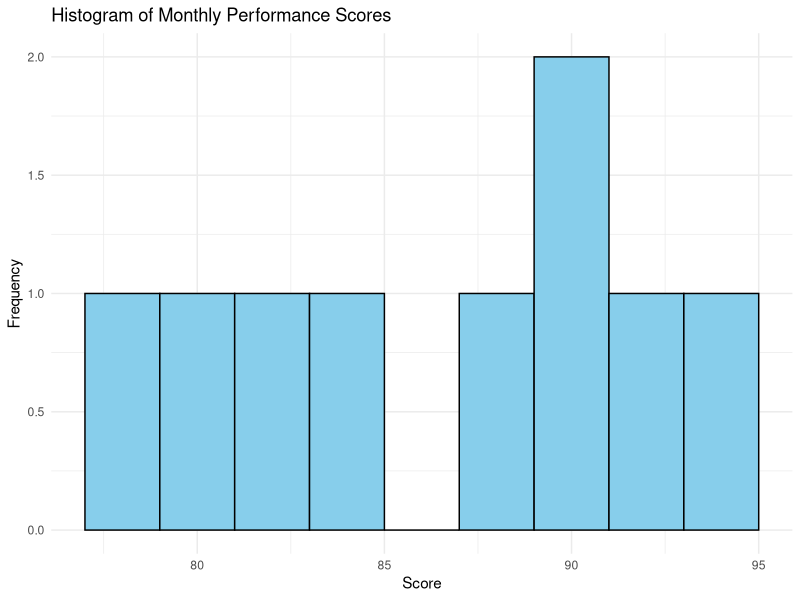

Here is the R script that generated this plot:
# Load necessary library
library(ggplot2)

# Create the dataset
data <- data.frame(
  Month = rep(c("Jan", "Feb", "Mar"), each = 3),
  Employee = rep(c("A", "B", "C"), 3),
  Score = c(85, 90, 78, 88, 92, 80, 90, 94, 82)
)

# Plot the histogram
ggplot(data, aes(x = Score)) +
  geom_histogram(binwidth = 2, fill = "skyblue", color = "black") +
  labs(title = "Histogram of Monthly Performance Scores",
       x = "Score",
       y = "Frequency") +
  theme_minimal()
